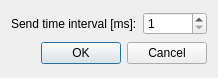
<?xml version="1.0" encoding="UTF-8"?>
<ui version="4.0">
 <class>TimeIntervalDialog</class>
 <widget class="QDialog" name="TimeIntervalDialog">
  <property name="geometry">
   <rect>
    <x>0</x>
    <y>0</y>
    <width>218</width>
    <height>78</height>
   </rect>
  </property>
  <property name="windowTitle">
   <string>Dialog</string>
  </property>
  <layout class="QGridLayout" name="gridLayout">
   <item row="0" column="0">
    <widget class="QLabel" name="label">
     <property name="text">
      <string>Send time interval [ms]:</string>
     </property>
    </widget>
   </item>
   <item row="0" column="1">
    <widget class="QSpinBox" name="spinBoxTimeInterval">
     <property name="minimum">
      <number>1</number>
     </property>
     <property name="maximum">
      <number>100</number>
     </property>
    </widget>
   </item>
   <item row="1" column="0" colspan="2">
    <widget class="QDialogButtonBox" name="buttonBox">
     <property name="orientation">
      <enum>Qt::Horizontal</enum>
     </property>
     <property name="standardButtons">
      <set>QDialogButtonBox::Cancel|QDialogButtonBox::Ok</set>
     </property>
    </widget>
   </item>
  </layout>
 </widget>
 <resources/>
 <connections>
  <connection>
   <sender>buttonBox</sender>
   <signal>accepted()</signal>
   <receiver>TimeIntervalDialog</receiver>
   <slot>accept()</slot>
   <hints>
    <hint type="sourcelabel">
     <x>248</x>
     <y>254</y>
    </hint>
    <hint type="destinationlabel">
     <x>157</x>
     <y>274</y>
    </hint>
   </hints>
  </connection>
  <connection>
   <sender>buttonBox</sender>
   <signal>rejected()</signal>
   <receiver>TimeIntervalDialog</receiver>
   <slot>reject()</slot>
   <hints>
    <hint type="sourcelabel">
     <x>316</x>
     <y>260</y>
    </hint>
    <hint type="destinationlabel">
     <x>286</x>
     <y>274</y>
    </hint>
   </hints>
  </connection>
 </connections>
</ui>
